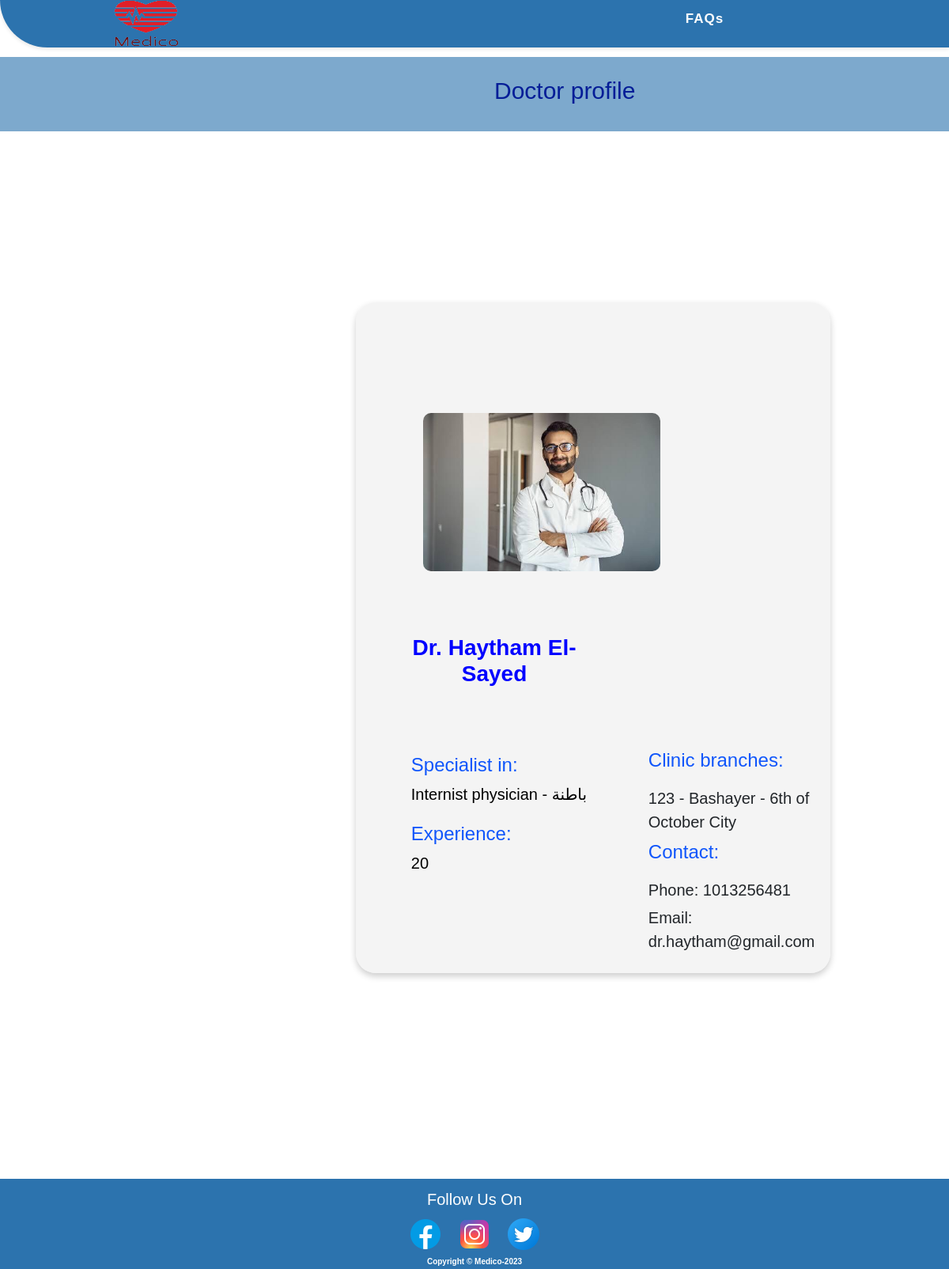
Page /shared/profile.php?view=18 on the committed database.
### tables this page shows
CREATE TABLE `doctors` (
  `id` int(11) NOT NULL,
  `dfirst_name` varchar(255) NOT NULL,
  `dlast_name` varchar(255) NOT NULL,
  `date_of_birth` date NOT NULL,
  `profession_practice` mediumtext DEFAULT NULL,
  `years_of_exp` int(11) NOT NULL,
  `daddress` varchar(255) NOT NULL,
  `phone` int(11) NOT NULL,
  `doctor_syndicate` mediumtext DEFAULT NULL,
  `email` varchar(255) NOT NULL,
  `specialization` varchar(255) NOT NULL,
  `password` int(11) NOT NULL,
  `image` mediumtext DEFAULT NULL,
  `accepted` varchar(255) NOT NULL,
  `blocked` varchar(255) NOT NULL
);

### shared/profile.php (the view, shortened to what this page needs)
<?php
include "./conn.php";
if (isset($_GET['view'])) {
    $id = $_GET['view'];
    $select = "SELECT * FROM `doctors` WHERE id = $id";
    $sel = mysqli_query($connect, $select);
    $row = mysqli_fetch_assoc($sel);
?>
    <!DOCTYPE html>
    <html lang="en">
    <head>
        <link href="https://cdn.jsdelivr.net/npm/bootstrap@5.3.0-alpha3/dist/css/bootstrap.min.css" rel="stylesheet">
        <link rel="stylesheet" href="../CSS/style.css">
        <link rel="stylesheet" href="../CSS/footer.css">
        <link rel="stylesheet" href="../CSS/doctorprofile.css">
    </head>
    <body>
        <nav>
            <div class="logo">
                <a href="#"><img src="../Images/Medico_Logo_2_Final-removebg-preview-1.png" alt="Medico Logo"></a>
            </div>
            <ul class="nav-links" style="margin-left:400px">
                <li><a href="../shared/FAQs.php">FAQs</a></li>
            </ul>
        </nav>
        <div class="header" style="display: flex; align-items: center; background-color: #2c73ae9c; color: rgb(4, 29, 151); padding: 15px; margin-top: 12px;">
            <h2 style="text-align: center; font-size: 30px; margin-left: 600px; padding: 10px;">Doctor profile </h2>
        </div>
        <div class="cont1">
            <div class="navbar">
            </div>
            <br><br><br><br><br>
            <div class="conent">
                <div class="card_doctor" style="margin-top:50px; margin-left:450px; height:max-content ">
                    <div class="image">
                        <br><br><br><br>
                        <img src="../upload/<?php echo $row['image'] ?>" alt="Doctor's photo">
                    </div>
                    <div class="details">
                        <?php foreach ($sel as $s) { ?>
                            <br><br><br><br>
                            <h2 style="text-align: center; margin-top: -50px; margin-bottom:80px; margin-right: 300px;">Dr. <?php echo $s['dfirst_name'] . $s['dlast_name']; ?>
                            </h2>
                            <p>Specialist in: <br> <span><?php echo $s['specialization']; ?> </span> </p>
                            <p>Experience: <br> <span><?php echo $s['years_of_exp']; ?> </span> </p>
                            <div class="uls">
                                <p>Clinic branches:</p>
                                <ul>
                                    <li><?php echo $s['daddress']; ?> </li>
                                </ul>
                                <p>Contact:</p>
                                <ul>
                                    <li>Phone: <?php echo $s['phone']; ?> </li>
                                    <li>Email: <?php echo $s['email']; ?> </li>
                                </ul>
                            </div>
                    </div>
                </div>
            </div>
        </div>
        <br>
        <br>
<?php
                        }
                    }
?>
<footer>
    <div class="sticky-footer">
        <div class="footer-content">
            <p style="color:white">Follow Us On</p>
            <ul class="social-icons">
                <li><a href="#"><img src="../images/facebook-logo.png" alt="Facebook Icon"></a></li>
                <li><a href="#"><img src="../images/instagram-logo.png" alt="Instagram Icon"></a></li>
                <li><a href="#"><img src="../images/twitter-logo.png" alt="Twitter Icon"></a></li>
            </ul>
        </div>
        <div class="footer-info">
            <h6>Copyright &copy Medico-2023</h6>
        </div>
    </div>
</footer>
    </body>
    </html>

### CSS/style.css (style rules this page uses)
* { padding: 0; margin: 0; box-sizing: border-box; font-family: 'Poppins', sans-serif; }
nav { display: flex; justify-content: space-between; align-items: center; background-color: #2c73ae; height: 60px; padding: 0 50px; box-shadow: 0px 2px 5px rgba(0, 0, 0, 0.1); border-bottom-left-radius: 60px; }
.logo { width: 100px; height: 100px; margin-left: 10px; }
.logo img { width: 250px; height: 100px; }
.nav-links { display: flex; justify-content: space-around; width: 50%; }
.nav-links li { list-style: none; }
.nav-links a { color: #ffffff; text-decoration: none; font-weight: bold; font-size: 17px; letter-spacing: 1px; }
body { font-size: 16px; }
@media (min-width: 768px) { body { font-size: 20px; } }
.nav-links li { opacity: 1; transition: opacity 0.5s ease-in-out; margin: 10px 0; }
.image { display: flex; flex-direction: column; align-items: center; }
.image img { width: 200px; height: 200px; object-fit: cover; margin-bottom: 10px; }

### CSS/footer.css (style rules this page uses)
body { min-height: 100vh; }
footer { background-color: #2c73ae; padding: 3px 0; font-size: 14px; color: #fff; }
.sticky-footer { position: sticky; top: 100%; }
footer p { margin: 0; line-height: 1.5; font-size: 20px; text-align: center; }
footer ul { margin: 0; padding: 0; list-style: none; }
footer ul li { display: inline-block; margin-left: 10px; }
footer ul li:first-child { margin-left: 0; }
a { color: #253bbc; text-decoration: none; }
footer h6 { font-size: 10px; font-weight: bold; color: white; text-align: center; }
.social-icons { text-align: center; margin: 5px 30px; }
html { height: 100%; }
body { display: flex; flex-direction: column; min-height: 100%; }
footer { margin-top: auto; }

### CSS/doctorprofile.css (style rules this page uses)
.card_doctor { width: max-content; height: 580px; display: flex; flex-wrap: wrap; justify-content: center; align-items: center; max-width: 600px; margin-top: -580px; margin-bottom: 200px; padding: 20px; box-shadow: 0 4px 8px rgba(0, 0, 0, 0.2); border-radius: 25px; margin-left: 250px; background-color: #ededed97; }
.image { flex: 1; margin-right: 100px; }
.image img { width: 300px; height: auto; border-radius: 10px; margin-left: -30px; }
.details { flex: 2; text-align: left; margin-left: 50px; }
.details h2 { font-size: 28px; margin-bottom: 10px; color: blue; margin: 0 0 20px 0; font-weight: bolder; }
.details p { font-size: 24px; margin-bottom: 5px; margin: 0 0 15px 0; color: rgb(16, 86, 251); }
.details ul { list-style: none; margin: 0; padding: 0; }
.details ul li { font-size: 20px; margin-bottom: 5px; }
span { font-size: 20px; margin-bottom: 5px; color: black; }
.uls { margin-top: -180px; margin-left: 300px; }

### rows in the picture
doctors: image (picture), dfirst_name "Haytham", dlast_name "El- Sayed", specialization "Internist physician - باطنة", years_of_exp "20", daddress "123 - Bashayer - 6th of October City", phone "1013256481", email "dr.haytham@gmail.com"
